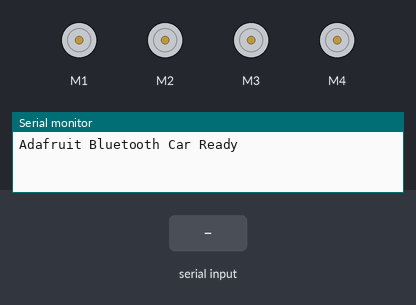
Bench run of a sketch on a simulated Arduino Uno, built with avr-gcc and run on an emulated ATmega328P. Parts: 4 × DC motor (green arrow = forward, orange = backward, longer = faster), the last lines printed to the serial monitor. Inputs (shaded band) come from the test bench.

Above: at 1.2 s.
1.3 s: "F" received over the second serial link
At 1.7 s:
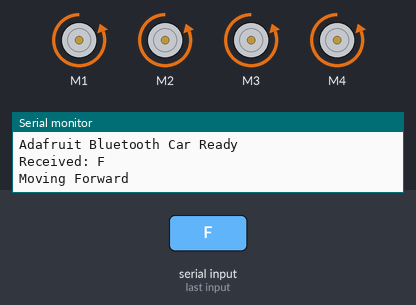
3.3 s: "B" received over the second serial link
At 3.6 s:
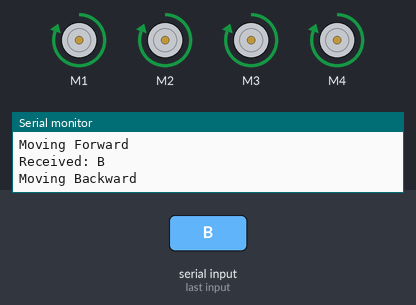
5.3 s: "L" received over the second serial link
At 5.7 s:
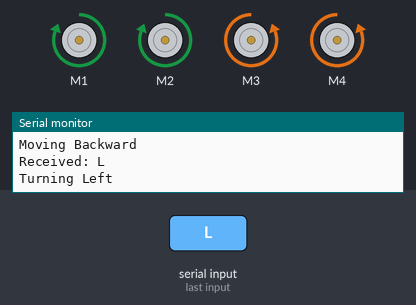
7.3 s: "R" received over the second serial link
At 7.7 s:
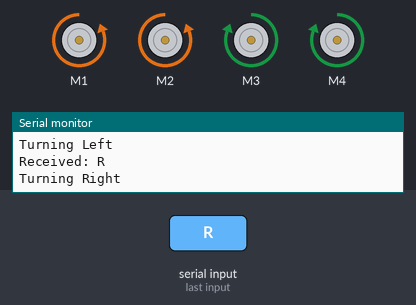
Timing chart, 0 to 10.3 s (numbered marks = the images above; inputs shaded):
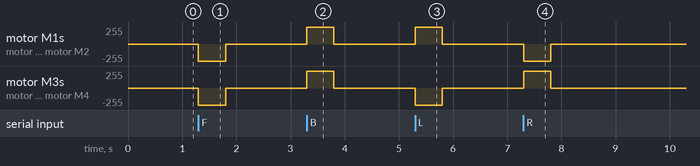

Measured:
- after the input at 1.3 s, motor M1–4: stopped → backward 255/255 at once, → stopped 0.50 s later
- after the input at 3.3 s, motor M1–4: stopped → forward 255/255 at once, → stopped 0.50 s later
- after the input at 5.3 s, motor M1, motor M2: stopped → forward 255/255 at once, → stopped 0.50 s later; motor M3, motor M4: stopped → backward 255/255 at once, → stopped 0.50 s later
- after the input at 7.3 s, motor M1, motor M2: stopped → backward 255/255 at once, → stopped 0.50 s later; motor M3, motor M4: stopped → forward 255/255 at once, → stopped 0.50 s later

The sketch:

Arduino_UNO_Bluetooth_Car_Motor_Driver_Shield.ino
```cpp
#include <AFMotor.h>
#include <SoftwareSerial.h>

SoftwareSerial BT(9, 10); // RX, TX for HC-05

AF_DCMotor motor1(1); // M1
AF_DCMotor motor2(2); // M2
AF_DCMotor motor3(3); // M3
AF_DCMotor motor4(4); // M4

char cmd = 'S';
unsigned long lastCmdTime = 0;

void setup() {
  Serial.begin(9600);
  BT.begin(9600);
  Serial.println("Adafruit Bluetooth Car Ready");
  stopCar();
}

void loop() {
  if (BT.available()) {
    cmd = BT.read();
    lastCmdTime = millis();
    Serial.print("Received: ");
    Serial.println(cmd);
    controlCar(cmd);
  }

  if (millis() - lastCmdTime > 500)
    stopCar();
}

void controlCar(char c) {
  switch (c) {
    case 'F': forward();  Serial.println("Moving Forward");  break;
    case 'B': backward(); Serial.println("Moving Backward"); break;
    case 'L': left();     Serial.println("Turning Left");    break;
    case 'R': right();    Serial.println("Turning Right");   break;
    case '0': stopCar();  Serial.println("Stopped");         break;
    default: break;
  }
}

void forward() {
  motor1.setSpeed(255); motor2.setSpeed(255);
  motor3.setSpeed(255); motor4.setSpeed(255);
  motor1.run(BACKWARD);  motor2.run(BACKWARD);
  motor3.run(BACKWARD);  motor4.run(BACKWARD);
}

void backward() {
  motor1.setSpeed(255); motor2.setSpeed(255);
  motor3.setSpeed(255); motor4.setSpeed(255);
  motor1.run(FORWARD);  motor2.run(FORWARD);
  motor3.run(FORWARD);  motor4.run(FORWARD);
}


void left() {
  motor1.setSpeed(255); motor2.setSpeed(255);
  motor3.setSpeed(255); motor4.setSpeed(255);
  // Left side forward, right side backward
  motor1.run(FORWARD);  motor2.run(FORWARD);
  motor3.run(BACKWARD); motor4.run(BACKWARD);
}

void right() {

  motor1.setSpeed(255); motor2.setSpeed(255);
  motor3.setSpeed(255); motor4.setSpeed(255);
  // Left side backward, right side forward
  motor1.run(BACKWARD); motor2.run(BACKWARD);
  motor3.run(FORWARD);  motor4.run(FORWARD);
}


void stopCar() {
  motor1.run(RELEASE);
  motor2.run(RELEASE);
  motor3.run(RELEASE);
  motor4.run(RELEASE);
}
```
